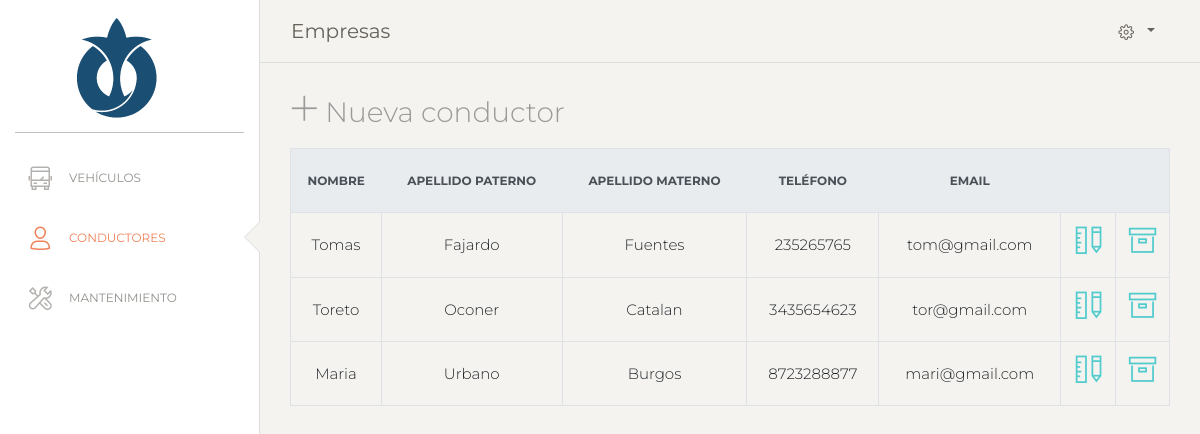
The page /dashboard/conductor.php (signed in) on the database its author committed.
### tables this page shows
CREATE TABLE `empresa` (
  `id_empresa` int(11) NOT NULL,
  `nombre_em` varchar(255) DEFAULT NULL,
  `direccion` varchar(255) DEFAULT NULL,
  `telefono` varchar(255) DEFAULT NULL,
  `rfc` varchar(255) NOT NULL,
  `password` varchar(255) DEFAULT NULL,
  `correo` varchar(255) DEFAULT NULL,
  `tipo` varchar(255) DEFAULT NULL
);

CREATE TABLE `conductor` (
  `id_conductor` int(11) NOT NULL,
  `nombre_cond` varchar(255) DEFAULT NULL,
  `apellidoP` varchar(255) DEFAULT NULL,
  `apellidoM` varchar(255) DEFAULT NULL,
  `telefono` varchar(255) DEFAULT NULL,
  `usuario` varchar(255) DEFAULT NULL,
  `password` varchar(255) DEFAULT NULL,
  `empresa` int(11) NOT NULL
);

### php/consutas.php (called while the page is built, shortened)
<?php
include("conexion.php");
$conductord = " SELECT * FROM empresa a INNER JOIN conductor b ON a.id_empresa = 2 && b.empresa =2";
$ch = $conexion->prepare($conductord);
$ch->execute();
$conductorempresa = $ch->get_result();
?>

### dashboard/conductor.php (the view, shortened to what this page needs)
<?php
  include("../php/loginconx.php");
  include("../php/consutas.php");
?>
<!doctype html>
<html lang="en">
<head>
  <link href="https://maxcdn.bootstrapcdn.com/font-awesome/latest/css/font-awesome.min.css" rel="stylesheet">
  <link href="assets/css/bootstrap.min.css" rel="stylesheet" />
  <link href="assets/css/paper-dashboard.css?v=2.0.1" rel="stylesheet" />
  <link href="assets/demo/demo.css" rel="stylesheet" />
</head>
<body class="">
  <div class="wrapper ">
    <div class="sidebar" data-color="white" data-active-color="danger">
      <div class="logo">
        <a href="https://www.creative-tim.com" class="simple-text logo-mini">
        </a>
        <a href="dashempresa.php" class="simple-text logo-normal">
          <div class="image-container">
          <img src="../img/logog.png" width="100"  class="image-container">
          <img src="" width="100"  class="hidden">
          </div>
        </a>
      </div>
      <div class="sidebar-wrapper">
        <ul class="nav">
        <li >
            <a href="automovil.php">
                <p>
                <i class="nc-icon nc-bus-front-12"></i>
                Vehículos
                </p>
            </a>
          </li>
          <li class="active">
            <a href="conductor.php">
                <p>
                <i class="nc-icon nc-single-02"></i>
                Conductores
                </p>
            </a>
          </li>
          <li>
            <a href="vimant.php">
                <p>
                <i class="nc-icon nc-settings"></i>
                Mantenimiento
                </p>
            </a>
          </li>
        </ul>
      </div>
    </div>
    <div class="main-panel" style="height: 100vh;">
      <nav class="navbar navbar-expand-lg navbar-absolute fixed-top navbar-transparent">
        <div class="container-fluid">
          <div class="navbar-wrapper">
            <a class="navbar-brand" href="javascript:;">Empresas</a>
          </div>
          <div class="collapse navbar-collapse justify-content-end" id="navigation">
            <ul class="navbar-nav">
              <li class="nav-item btn-rotate dropdown">
                <a class="nav-link dropdown-toggle" href="#" id="navbarDropdownMenuLink" data-toggle="dropdown" aria-haspopup="true" aria-expanded="false">
                  <i class="nc-icon nc-settings-gear-65"></i>
                </a>
              </li>
            </ul>
          </div>
        </div>
      </nav>
      <div class="content">
        <div class="row">
          <div class="col-md-12">
            <h3 class="description">
                <p data-toggle="modal" data-target=".bd-example-modal-lg">
                  <i class="nc-icon nc-simple-add" id="modalll"></i>
                  Nueva conductor
                </p>
                <table class="table table-hover table-bordered">
                    <thead style="text-align:center;"class="thead-light table-bordered">
                        <tr >
                            <th scope="col" style="font-size:12px">Nombre</th>
                            <th scope="col" style="font-size:12px">Apellido Paterno</th>
                            <th scope="col" style="font-size:12px">Apellido Materno</th>
                            <th scope="col" style="font-size:12px">Teléfono</th>
                            <th scope="col" style="font-size:12px">Email </th>
                            <th scope="col" style="font-size:12px"></th>
                            <th scope="col" style="font-size:12px"></th>
                        </tr>
                    </thead>
                    <tbody>
                        <?php foreach ($conductorempresa as $fila  ):?>
                        <tr style="text-align:center;">
                            <td style="font-size:15px" ><?= $fila['nombre_cond']; ?></td>
                            <td style="font-size:15px" ><?= $fila['apellidoP']; ?></td>
                            <td style="font-size:15px" ><?= $fila['apellidoM']; ?></td>
                            <td style="font-size:15px" ><?= $fila['telefono']; ?></td>
                            <td style="font-size:15px"><?= $fila['usuario']; ?></td>
                            <td>
                                <?php echo "<a  href='editar.php?id=".$fila['id_conductor']."'>
                                <i class='nc-icon nc-ruler-pencil'></i>
                                </a> ";?>
                            </td>
                            <td>
                            <?php echo "<a onclick='return confirmar()' href='crud/be.php?id=".$fila['id_conductor']."'>
                                <i class='nc-icon nc-box'></i>
                                </a> ";?>
                            </td>
                        </tr>
                        <?php endforeach;?>
                    </tbody>
                </table>
            </h3>
          </div>
        </div>
      </div>
    </div>
  </div>
</body>
</html>

### dashboard/conductor.php (style rules this page uses)
#modalll { cursor: pointer; }
.image-container { display: flex; justify-content: center; }

### rows shown on the page
empresa: conductor.nombre_cond "Tomas", conductor.apellidoP "Fajardo", conductor.apellidoM "Fuentes", conductor.telefono "235265765", conductor.usuario "tom@gmail.com", conductor.nombre_cond "Toreto", conductor.apellidoP "Oconer", conductor.apellidoM "Catalan", conductor.telefono "3435654623", conductor.usuario "tor@gmail.com", conductor.nombre_cond "Maria", conductor.apellidoP "Urbano", conductor.apellidoM "Burgos", conductor.telefono "8723288877", conductor.usuario "mari@gmail.com"
